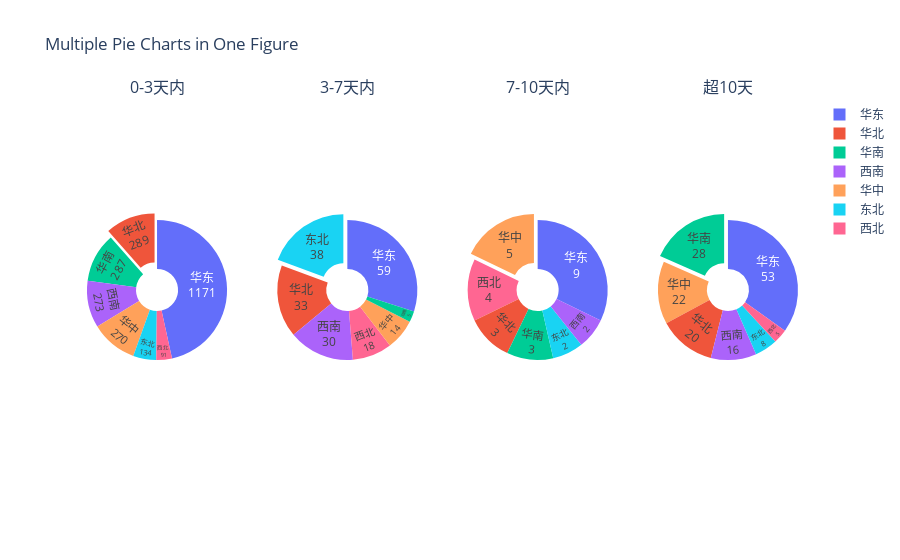

The notebook cell this image was saved under:
### Code cell
import plotly.graph_objects as go
from plotly.subplots import make_subplots

categories = df['取件天数'].unique().tolist()

# 示例数据
labels0 = df.query("取件天数 == '0-3天内'")['地区'].tolist()
value0 = df.query("取件天数 == '0-3天内'")['数量'].tolist()

labels1 = df.query("取件天数 == '3-7天内'")['地区'].tolist()
value1 = df.query("取件天数 == '3-7天内'")['数量'].tolist()

labels2 = df.query("取件天数 == '7-10天内'")['地区'].tolist()
value2 = df.query("取件天数 == '7-10天内'")['数量'].tolist()

labels3 = df.query("取件天数 == '超10天'")['地区'].tolist()
value3 = df.query("取件天数 == '超10天'")['数量'].tolist()

fig = make_subplots(
    rows=1,  # 行数
    cols=4,  # 列数
    specs=[[{'type': 'pie'}, {'type': 'pie'}, {'type': 'pie'},{'type': 'pie'}]],  # 每个子图的类型
    subplot_titles=['0-3天内', '3-7天内', '7-10天内','超10天']  # 子图标题
)

# 0-3
fig.add_trace(
    go.Pie(
        labels=labels0,  # 分类标签
        values=value0,  # 数值
        hole=0.3,  # 空心饼图
        textinfo='label+value',  # 显示百分比和标签
        pull=[0, 0.1, 0, 0],
        textposition='inside'# 将某一部分拉出（B 部分拉出 10%）
    ),
    row=1,
    col=1
)
# 3-7
fig.add_trace(
    go.Pie(
        labels=labels1,  # 分类标签
        values=value1,  # 数值
        hole=0.3,  # 空心饼图
        textinfo='label+value',  # 显示百分比和标签
        pull=[0, 0.1, 0, 0],
        textposition='inside'# 将某一部分拉出（B 部分拉出 10%）
    ),
    row=1,
    col=2
)
#7-10
fig.add_trace(
    go.Pie(
        labels=labels2,  # 分类标签
        values=value2,  # 数值
        hole=0.3,  # 空心饼图
        textinfo='label+value',  # 显示百分比和标签
        pull=[0, 0.1, 0, 0],
        textposition='inside'# 将某一部分拉出（B 部分拉出 10%）
    ),
    row=1,
    col=3
)
#over10
fig.add_trace(
    go.Pie(
        labels=labels3,  # 分类标签
        values=value3,  # 数值
        hole=0.3,  # 空心饼图
        textinfo='label+value',  # 显示百分比和标签
        pull=[0, 0.1, 0, 0],
        textposition='inside'# 将某一部分拉出（B 部分拉出 10%）
    ),
    row=1,
    col=4
)

# 更新布局
fig.update_layout(
    title_text='Multiple Pie Charts in One Figure',  # 总标题
    showlegend=True   # 显示图例
)

# 显示图表
fig.show()

### Figure 1 — Plotly figure (JSON) as saved in the notebook; plotly's stock layout.template omitted (floating-point values rounded to 4 significant figures)
{"data": [{"domain": {"x": [0, 0.2125], "y": [0, 1]}, "hole": 0.3, "labels": ["华东", "华北", "华南", "西南", "华中", "东北", "西北"], "pull": [0, 0.1, 0, 0], "textinfo": "value+label", "textposition": "inside", "type": "pie", "values": [1171, 289, 287, 273, 270, 134, 91]}, {"domain": {"x": [0.2625, 0.475], "y": [0, 1]}, "hole": 0.3, "labels": ["华东", "东北", "华北", "西南", "西北", "华中", "华南"], "pull": [0, 0.1, 0, 0], "textinfo": "value+label", "textposition": "inside", "type": "pie", "values": [59, 38, 33, 30, 18, 14, 5]}, {"domain": {"x": [0.525, 0.7375], "y": [0, 1]}, "hole": 0.3, "labels": ["华东", "华中", "西北", "华北", "华南", "东北", "西南"], "pull": [0, 0.1, 0, 0], "textinfo": "value+label", "textposition": "inside", "type": "pie", "values": [9, 5, 4, 3, 3, 2, 2]}, {"domain": {"x": [0.7875, 1], "y": [0, 1]}, "hole": 0.3, "labels": ["华东", "华南", "华中", "华北", "西南", "东北", "西北"], "pull": [0, 0.1, 0, 0], "textinfo": "value+label", "textposition": "inside", "type": "pie", "values": [53, 28, 22, 20, 16, 8, 5]}], "layout": {"annotations": [{"font": {"size": 16}, "showarrow": false, "text": "0-3天内", "x": 0.1062, "xanchor": "center", "xref": "paper", "y": 1, "yanchor": "bottom", "yref": "paper"}, {"font": {"size": 16}, "showarrow": false, "text": "3-7天内", "x": 0.3688, "xanchor": "center", "xref": "paper", "y": 1, "yanchor": "bottom", "yref": "paper"}, {"font": {"size": 16}, "showarrow": false, "text": "7-10天内", "x": 0.6313, "xanchor": "center", "xref": "paper", "y": 1, "yanchor": "bottom", "yref": "paper"}, {"font": {"size": 16}, "showarrow": false, "text": "超10天", "x": 0.8938, "xanchor": "center", "xref": "paper", "y": 1, "yanchor": "bottom", "yref": "paper"}], "showlegend": true, "title": {"text": "Multiple Pie Charts in One Figure"}}}
